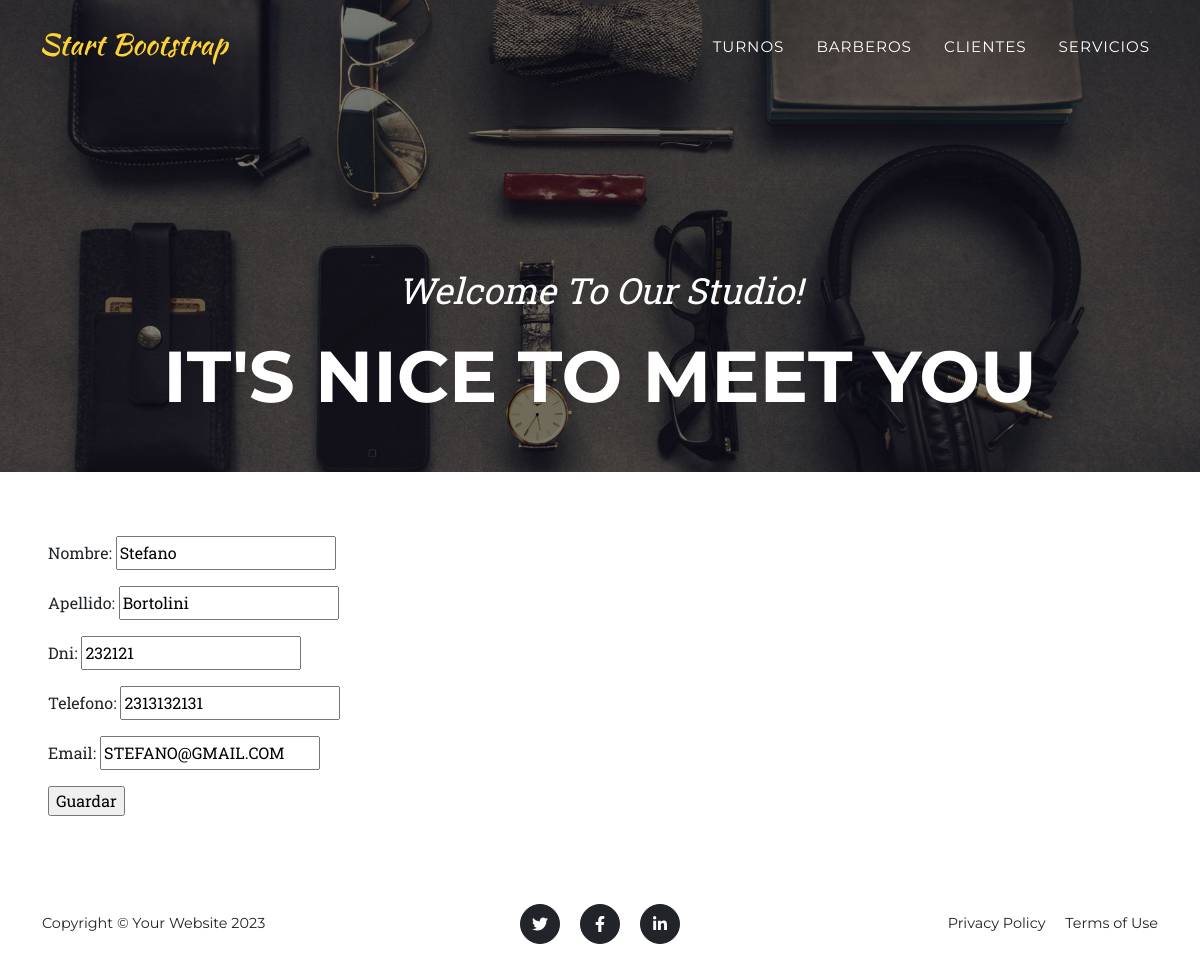
Page /barber/modificar_cliente/3 on the committed database.
### AppPreentrega/models.py (models this page shows, shortened)
class Cliente(models.Model):
    nombre          = models.CharField(max_length=64)
    apellido        = models.CharField(max_length=64)
    dni             = models.CharField(max_length=32)
    telefono        = models.CharField(max_length=64)
    email           = models.CharField(max_length=100)

### AppPreentrega/views.py (the view)
# urls.py: path('modificar_cliente/<int:pk>', ClienteUpdateView.as_view(), name='modificar_cliente' ),
class ClienteUpdateView(UpdateView):
    model = Cliente
    fields = ('nombre', 'apellido', 'dni', 'telefono', 'email')
    success_url = reverse_lazy('clientes')

### AppPreentrega/templates/AppPreentrega/cliente_form.html (shortened to what this page needs)
{% extends "base.html" %}
{% block contenido %}
<form method="post">
    {{ form.as_p }}
    <input type="submit" value="Guardar" />
</form>
{% endblock contenido %}

### rows in the picture
Cliente: nombre "Stefano", apellido "Bortolini", dni "232121", telefono "2313132131", email "STEFANO@GMAIL.COM"
